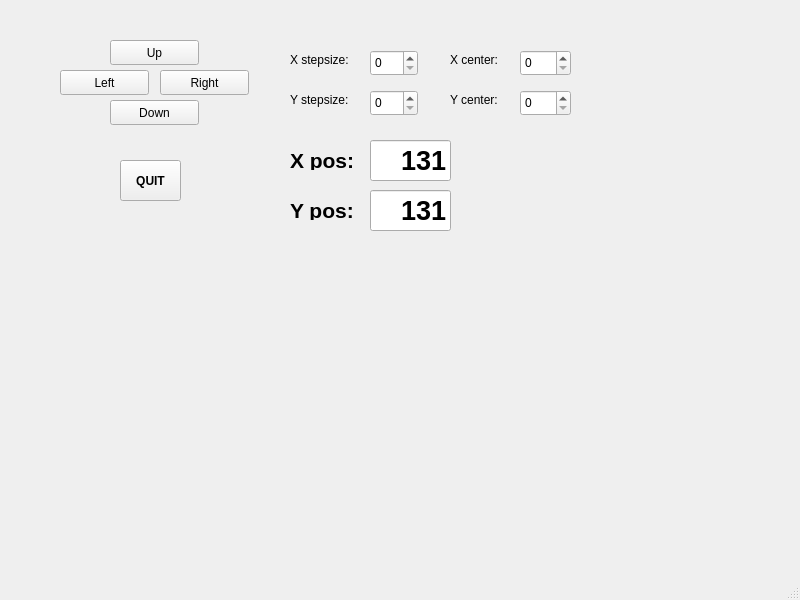
<?xml version="1.0" encoding="UTF-8"?>
<ui version="4.0">
 <class>MainWindow</class>
 <widget class="QMainWindow" name="MainWindow">
  <property name="geometry">
   <rect>
    <x>0</x>
    <y>0</y>
    <width>800</width>
    <height>600</height>
   </rect>
  </property>
  <property name="windowTitle">
   <string>MainWindow</string>
  </property>
  <widget class="QWidget" name="centralwidget">
   <widget class="QPushButton" name="leftButton">
    <property name="geometry">
     <rect>
      <x>60</x>
      <y>70</y>
      <width>89</width>
      <height>25</height>
     </rect>
    </property>
    <property name="text">
     <string>Left</string>
    </property>
    <property name="icon">
     <iconset theme="arrow">
      <normaloff>.</normaloff>.</iconset>
    </property>
   </widget>
   <widget class="QSpinBox" name="DXspinBox">
    <property name="geometry">
     <rect>
      <x>370</x>
      <y>50</y>
      <width>48</width>
      <height>26</height>
     </rect>
    </property>
    <property name="maximum">
     <number>20</number>
    </property>
   </widget>
   <widget class="QPushButton" name="rightButton">
    <property name="geometry">
     <rect>
      <x>160</x>
      <y>70</y>
      <width>89</width>
      <height>25</height>
     </rect>
    </property>
    <property name="text">
     <string>Right</string>
    </property>
   </widget>
   <widget class="QPushButton" name="upButton">
    <property name="geometry">
     <rect>
      <x>110</x>
      <y>40</y>
      <width>89</width>
      <height>25</height>
     </rect>
    </property>
    <property name="text">
     <string>Up</string>
    </property>
   </widget>
   <widget class="QPushButton" name="downButton">
    <property name="geometry">
     <rect>
      <x>110</x>
      <y>100</y>
      <width>89</width>
      <height>25</height>
     </rect>
    </property>
    <property name="text">
     <string>Down</string>
    </property>
   </widget>
   <widget class="QLabel" name="label">
    <property name="geometry">
     <rect>
      <x>290</x>
      <y>50</y>
      <width>71</width>
      <height>20</height>
     </rect>
    </property>
    <property name="text">
     <string>X stepsize:</string>
    </property>
   </widget>
   <widget class="QLabel" name="label_2">
    <property name="geometry">
     <rect>
      <x>290</x>
      <y>90</y>
      <width>71</width>
      <height>20</height>
     </rect>
    </property>
    <property name="text">
     <string>Y stepsize:</string>
    </property>
   </widget>
   <widget class="QSpinBox" name="DYspinBox">
    <property name="geometry">
     <rect>
      <x>370</x>
      <y>90</y>
      <width>48</width>
      <height>26</height>
     </rect>
    </property>
    <property name="maximum">
     <number>20</number>
    </property>
   </widget>
   <widget class="QPushButton" name="buttonQUIT">
    <property name="geometry">
     <rect>
      <x>120</x>
      <y>160</y>
      <width>61</width>
      <height>41</height>
     </rect>
    </property>
    <property name="font">
     <font>
      <weight>75</weight>
      <bold>true</bold>
     </font>
    </property>
    <property name="text">
     <string>QUIT</string>
    </property>
   </widget>
   <widget class="QLabel" name="label_3">
    <property name="geometry">
     <rect>
      <x>450</x>
      <y>50</y>
      <width>71</width>
      <height>20</height>
     </rect>
    </property>
    <property name="text">
     <string>X center:</string>
    </property>
   </widget>
   <widget class="QLabel" name="label_4">
    <property name="geometry">
     <rect>
      <x>450</x>
      <y>90</y>
      <width>71</width>
      <height>20</height>
     </rect>
    </property>
    <property name="text">
     <string>Y center:</string>
    </property>
   </widget>
   <widget class="QSpinBox" name="XspinBox">
    <property name="geometry">
     <rect>
      <x>520</x>
      <y>50</y>
      <width>51</width>
      <height>26</height>
     </rect>
    </property>
    <property name="maximum">
     <number>20</number>
    </property>
   </widget>
   <widget class="QSpinBox" name="YspinBox">
    <property name="geometry">
     <rect>
      <x>520</x>
      <y>90</y>
      <width>51</width>
      <height>26</height>
     </rect>
    </property>
    <property name="maximum">
     <number>20</number>
    </property>
   </widget>
   <widget class="QLineEdit" name="CMxPos">
    <property name="geometry">
     <rect>
      <x>370</x>
      <y>140</y>
      <width>81</width>
      <height>41</height>
     </rect>
    </property>
    <property name="font">
     <font>
      <pointsize>20</pointsize>
      <weight>75</weight>
      <bold>true</bold>
     </font>
    </property>
    <property name="text">
     <string>131</string>
    </property>
    <property name="alignment">
     <set>Qt::AlignRight|Qt::AlignTrailing|Qt::AlignVCenter</set>
    </property>
    <property name="readOnly">
     <bool>true</bool>
    </property>
   </widget>
   <widget class="QLineEdit" name="CMyPos">
    <property name="geometry">
     <rect>
      <x>370</x>
      <y>190</y>
      <width>81</width>
      <height>41</height>
     </rect>
    </property>
    <property name="font">
     <font>
      <pointsize>20</pointsize>
      <weight>75</weight>
      <bold>true</bold>
     </font>
    </property>
    <property name="text">
     <string>131</string>
    </property>
    <property name="alignment">
     <set>Qt::AlignRight|Qt::AlignTrailing|Qt::AlignVCenter</set>
    </property>
    <property name="readOnly">
     <bool>true</bool>
    </property>
   </widget>
   <widget class="QLabel" name="XposLabel">
    <property name="geometry">
     <rect>
      <x>290</x>
      <y>150</y>
      <width>71</width>
      <height>20</height>
     </rect>
    </property>
    <property name="font">
     <font>
      <pointsize>16</pointsize>
      <weight>75</weight>
      <bold>true</bold>
     </font>
    </property>
    <property name="text">
     <string>X pos:</string>
    </property>
   </widget>
   <widget class="QLabel" name="YposLabel">
    <property name="geometry">
     <rect>
      <x>290</x>
      <y>200</y>
      <width>71</width>
      <height>20</height>
     </rect>
    </property>
    <property name="font">
     <font>
      <pointsize>16</pointsize>
      <weight>75</weight>
      <bold>true</bold>
     </font>
    </property>
    <property name="text">
     <string>Y pos:</string>
    </property>
   </widget>
  </widget>
  <widget class="QMenuBar" name="menubar">
   <property name="geometry">
    <rect>
     <x>0</x>
     <y>0</y>
     <width>800</width>
     <height>22</height>
    </rect>
   </property>
  </widget>
  <widget class="QStatusBar" name="statusbar"/>
 </widget>
 <resources/>
 <connections/>
</ui>
